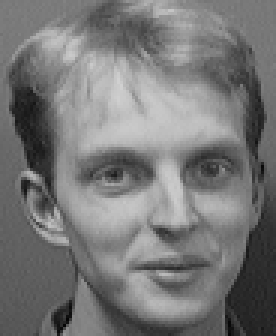
#> input picture opencv/data/jm/1.pgm, 92 x 112 px (shown 3 times larger); its folder holds 4 pictures in this run
$ python opencv_08.py
#> lines starting #> are read from the running program, lines starting #| are printed output that depends on the picture
import cv2
import cv2 as cv
import os
import sys
from PIL import Image
import numpy as np
def getImageAndLabels(path):
#> called with path = './data/jm'
    facesSamples = []
    ids = []
    imagePaths = [os.path.join(path,f) for f in os.listdir(path)]
    print(imagePaths)
    #   travel all the pic in the list
    for imagePath in imagePaths:
        #   open the pic
        PIL_img = Image.open(imagePath).convert('L')
#> PIL_img is the input picture: PIL image 92x112 L; min 5, max 208, mean 119.4
    #   transfer pic to tuple
    img_numpy = np.array(PIL_img,'uint8')
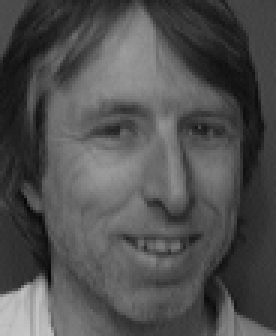
#> img_numpy: shape (112, 92) (shown 3 times larger); min 6, max 198, mean 80
    face_detector = cv.CascadeClassifier('D:/OpenCV/sources/data/haarcascades/haarcascade_frontalface_default.xml')
    faces = face_detector.detectMultiScale(img_numpy)
#> faces = [[13, 14, 75, 75]]
    id = int(os.path.split(imagePath)[1].split('.')[0])
    for x,y,w,h in faces:
        facesSamples.append(img_numpy[y:y+h,x:x+w])
        ids.append(id)
#> this loop made 1 pass
#> after the loop, facesSamples = 1 item; ids = [12]

    return facesSamples,ids


if __name__ == '__main__':
    path = './data/jm'
    #   get img and id
    faces,ids = getImageAndLabels(path)
#> faces = 1 item; ids = [12]
    #   get loop element
    recognizer = cv2.face.LBPHFaceRecognizer_create()
    recognizer.train(faces,np.array(ids))
    #   save files
    recognizer.write('trainer/train.yml')
